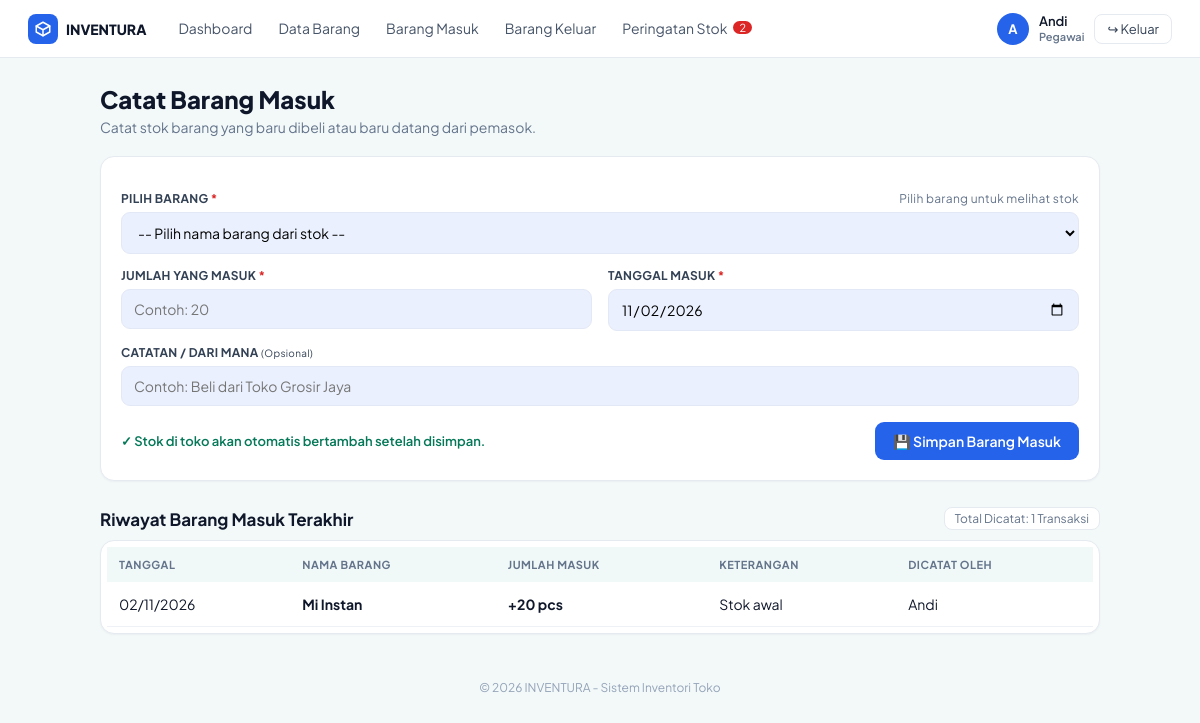
The page /transaksi.php (signed in) on the database its author committed.
### tables this page shows
CREATE TABLE transaksi (
  id_transaksi INT AUTO_INCREMENT PRIMARY KEY,
  id_pegawai INT NOT NULL,
  tanggal DATE NOT NULL,
  jenis_transaksi VARCHAR(10) NOT NULL,
  keterangan VARCHAR(255) NULL,
  FOREIGN KEY (id_pegawai) REFERENCES pegawai(id_pegawai)
);

CREATE TABLE barang (
  id_barang INT AUTO_INCREMENT PRIMARY KEY,
  id_kategori INT NOT NULL,
  nama_barang VARCHAR(100) NOT NULL,
  satuan VARCHAR(20) NOT NULL,
  stok INT NOT NULL,
  stok_minimum INT NOT NULL,
  FOREIGN KEY (id_kategori) REFERENCES kategori(id_kategori)
);

CREATE TABLE detail_transaksi (
  id_detail INT AUTO_INCREMENT PRIMARY KEY,
  id_transaksi INT NOT NULL,
  id_barang INT NOT NULL,
  jumlah INT NOT NULL,
  FOREIGN KEY (id_transaksi) REFERENCES transaksi(id_transaksi),
  FOREIGN KEY (id_barang) REFERENCES barang(id_barang)
);

CREATE TABLE pegawai (
  id_pegawai INT AUTO_INCREMENT PRIMARY KEY,
  nama_pegawai VARCHAR(100) NOT NULL,
  username VARCHAR(50) NOT NULL UNIQUE,
  password VARCHAR(255) NOT NULL
);

### transaksi.php (the view, shortened to what this page needs)
<?php
include "header.php";
$jenis = (isset($_GET['jenis']) && $_GET['jenis'] == "Keluar") ? "Keluar" : "Masuk";
$riwayat = mysqli_query($koneksi, "SELECT t.tanggal, b.nama_barang, b.satuan, d.jumlah, t.keterangan, p.nama_pegawai
    FROM transaksi t
    JOIN detail_transaksi d ON t.id_transaksi = d.id_transaksi
    JOIN barang b ON d.id_barang = b.id_barang
    JOIN pegawai p ON t.id_pegawai = p.id_pegawai
    WHERE t.jenis_transaksi = '$jenis'
    ORDER BY t.id_transaksi DESC LIMIT 5");
$total_transaksi = mysqli_fetch_assoc(mysqli_query($koneksi, "SELECT COUNT(*) AS n FROM transaksi WHERE jenis_transaksi='$jenis'"))['n'];
?>
<h1>Catat Barang <?= $jenis ?></h1>
<p class="sub"><?= $jenis == "Masuk" ? "Catat stok barang yang baru dibeli atau baru datang dari pemasok." : "Catat barang yang terjual atau keluar dari toko secara rapi dan akurat." ?></p>
<div class="kartu input-biru">
  <form method="post">
    <label style="display:flex;justify-content:space-between">
      <span>Pilih Barang <span class="wajib">*</span></span>
      <span id="info-stok" style="text-transform:none;font-weight:400;color:#64748b">Pilih barang untuk melihat stok</span></label>
    <select name="id_barang" id="pilih-barang" onchange="tampilStok()">
      <option value="0" data-stok="" data-satuan="">-- Pilih nama barang dari stok --</option>
    </select>
    <div class="dua">
      <div>
        <label>Jumlah yang <?= $jenis ?> <span class="wajib">*</span></label>
        <input type="number" name="jumlah" min="1" placeholder="Contoh: 20">
      </div>
      <div>
        <label>Tanggal <?= $jenis ?> <span class="wajib">*</span></label>
        <input type="date" name="tanggal" value="<?= date('Y-m-d') ?>">
      </div>
    </div>
    <?php if ($jenis == "Keluar") { ?>
      <label>Keperluan / Keterangan <span class="wajib">*</span></label>
      <select name="keterangan">
        <option>Penjualan Toko (Langsung ke pembeli)</option>
        <option>Pesanan Pelanggan</option>
        <option>Barang Rusak / Kadaluarsa</option>
        <option>Pemakaian Sendiri</option>
      </select>
      <div class="catatan"><b>&#9432; Catatan Penting:</b> Jumlah keluar tidak boleh melebihi stok yang ada di toko. Stok akan otomatis terpotong begitu Anda menekan tombol simpan.</div>
      <div style="text-align:right"><button class="btn btn-tua" type="submit" name="simpan">&#10003; Simpan Barang Keluar</button></div>
    <?php } else { ?>
      <label>Catatan / Dari Mana <small style="text-transform:none;font-weight:400">(Opsional)</small></label>
      <input type="text" name="keterangan" placeholder="Contoh: Beli dari Toko Grosir Jaya">
      <div class="baris-bawah">
        <span class="centang">&#10003; Stok di toko akan otomatis bertambah setelah disimpan.</span>
        <button class="btn" type="submit" name="simpan">&#128190; Simpan Barang Masuk</button>
      </div>
    <?php } ?>
  </form>
</div>
<div class="judul-tabel">
  <h3>Riwayat Barang <?= $jenis ?> Terakhir</h3>
  <span>Total Dicatat: <?= $total_transaksi ?> Transaksi</span>
</div>
<div class="kartu" style="padding:6px">
<table>
  <tr><th>Tanggal</th><th>Nama Barang</th><th>Jumlah <?= $jenis ?></th><th>Keterangan</th><th>Dicatat Oleh</th></tr>
  <?php while ($r = mysqli_fetch_assoc($riwayat)) { ?>
  <tr>
    <td><?= date('d/m/Y', strtotime($r['tanggal'])) ?></td>
    <td class="tebal"><?= htmlspecialchars($r['nama_barang']) ?></td>
    <td class="tebal"><?= $jenis == "Masuk" ? "+" : "-" ?><?= $r['jumlah'] ?> <?= $r['satuan'] ?></td>
    <td><?= htmlspecialchars($r['keterangan']) ?></td>
    <td><?= htmlspecialchars($r['nama_pegawai']) ?></td>
  </tr>
  <?php } ?>
</table>
</div>
<?php include "footer.php"; ?>

### style.css (style rules this page uses)
:root { --biru:#2563eb; --biru-tua:#1e40af; --hijau:#047857; --bg:#f3f9f9; --garis:#e5eaf0; --teks:#0f172a; --abu:#64748b; }
* { box-sizing: border-box; }
body { font-family: 'Plus Jakarta Sans', Arial, sans-serif; background: var(--bg); margin: 0; color: var(--teks); font-size: 14px; }
h1 { font-size:24px; margin:0 0 4px; font-weight:800; }
.sub { color:var(--abu); margin:0 0 20px; }
.kartu { background:#fff; border:1px solid var(--garis); border-radius:14px; padding:20px; margin-bottom:18px; box-shadow:0 1px 2px rgba(15,23,42,.04); }
table { width:100%; border-collapse:collapse; }
th { text-align:left; font-size:11px; color:var(--abu); letter-spacing:.5px; text-transform:uppercase; padding:11px 12px; background:#f1f8f8; }
td { padding:13px 12px; border-bottom:1px solid #eef2f6; }
.tebal { font-weight:700; }
.btn { display:inline-block; background:var(--biru); color:#fff; border:none; padding:10px 18px; border-radius:9px; font-weight:600; font-size:14px; cursor:pointer; font-family:inherit; }
label { display:block; font-weight:700; font-size:12px; letter-spacing:.3px; margin:14px 0 6px; text-transform:uppercase; color:#334155; }
.wajib { color:#dc2626; }
input[type=text], input[type=password], input[type=number], input[type=date], select { width:100%; padding:10px 12px; border:1px solid var(--garis); border-radius:9px; font-size:14px; font-family:inherit; background:#fff; }
.input-biru input, .input-biru select { background:#eaf0fd; border-color:#e2e8f5; }
.dua { display:grid; grid-template-columns:1fr 1fr; gap:16px; }
.centang { color:#047857; font-size:13px; font-weight:600; }
.baris-bawah { display:flex; align-items:center; justify-content:space-between; margin-top:16px; }
.judul-tabel { display:flex; align-items:center; justify-content:space-between; margin:26px 0 10px; }
.judul-tabel h3 { margin:0; font-size:17px; }
.judul-tabel span { color:var(--abu); font-size:12px; background:#fff; border:1px solid var(--garis); padding:3px 10px; border-radius:8px; }

### rows shown on the page
transaksi: tanggal "02/11/2026", barang.nama_barang "Mi Instan", detail_transaksi.jumlah "20", barang.satuan "pcs", keterangan "Stok awal", id_pegawai.nama_pegawai "Andi"

### other values the page prints
$jumlah_peringatan "2"
substr($_SESSION['nama_pegawai'], 0, 1) "A"
$_SESSION['nama_pegawai'] "Andi"
$jenis "Masuk"
$jenis "MASUK"
$total_transaksi "1"
